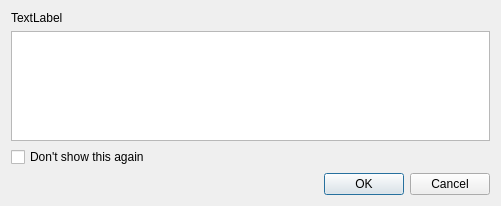
<?xml version="1.0" encoding="UTF-8"?>
<ui version="4.0">
 <class>ErrorMsgDlg</class>
 <widget class="QDialog" name="ErrorMsgDlg">
  <property name="geometry">
   <rect>
    <x>0</x>
    <y>0</y>
    <width>501</width>
    <height>206</height>
   </rect>
  </property>
  <property name="windowTitle">
   <string>Dialog</string>
  </property>
  <layout class="QVBoxLayout" name="verticalLayout">
   <item>
    <widget class="QLabel" name="label_MsgTitle">
     <property name="text">
      <string>TextLabel</string>
     </property>
    </widget>
   </item>
   <item>
    <widget class="QPlainTextEdit" name="plainTextEdit_Msg"/>
   </item>
   <item>
    <widget class="QCheckBox" name="checkBox_DontShowThisAgain">
     <property name="text">
      <string>Don't show this again</string>
     </property>
    </widget>
   </item>
   <item>
    <layout class="QHBoxLayout" name="horizontalLayout">
     <item>
      <widget class="QDialogButtonBox" name="buttonBox">
       <property name="orientation">
        <enum>Qt::Horizontal</enum>
       </property>
       <property name="standardButtons">
        <set>QDialogButtonBox::Cancel|QDialogButtonBox::Ok</set>
       </property>
      </widget>
     </item>
    </layout>
   </item>
  </layout>
 </widget>
 <resources/>
 <connections>
  <connection>
   <sender>buttonBox</sender>
   <signal>accepted()</signal>
   <receiver>ErrorMsgDlg</receiver>
   <slot>accept()</slot>
   <hints>
    <hint type="sourcelabel">
     <x>248</x>
     <y>254</y>
    </hint>
    <hint type="destinationlabel">
     <x>157</x>
     <y>274</y>
    </hint>
   </hints>
  </connection>
  <connection>
   <sender>buttonBox</sender>
   <signal>rejected()</signal>
   <receiver>ErrorMsgDlg</receiver>
   <slot>reject()</slot>
   <hints>
    <hint type="sourcelabel">
     <x>316</x>
     <y>260</y>
    </hint>
    <hint type="destinationlabel">
     <x>286</x>
     <y>274</y>
    </hint>
   </hints>
  </connection>
 </connections>
</ui>
